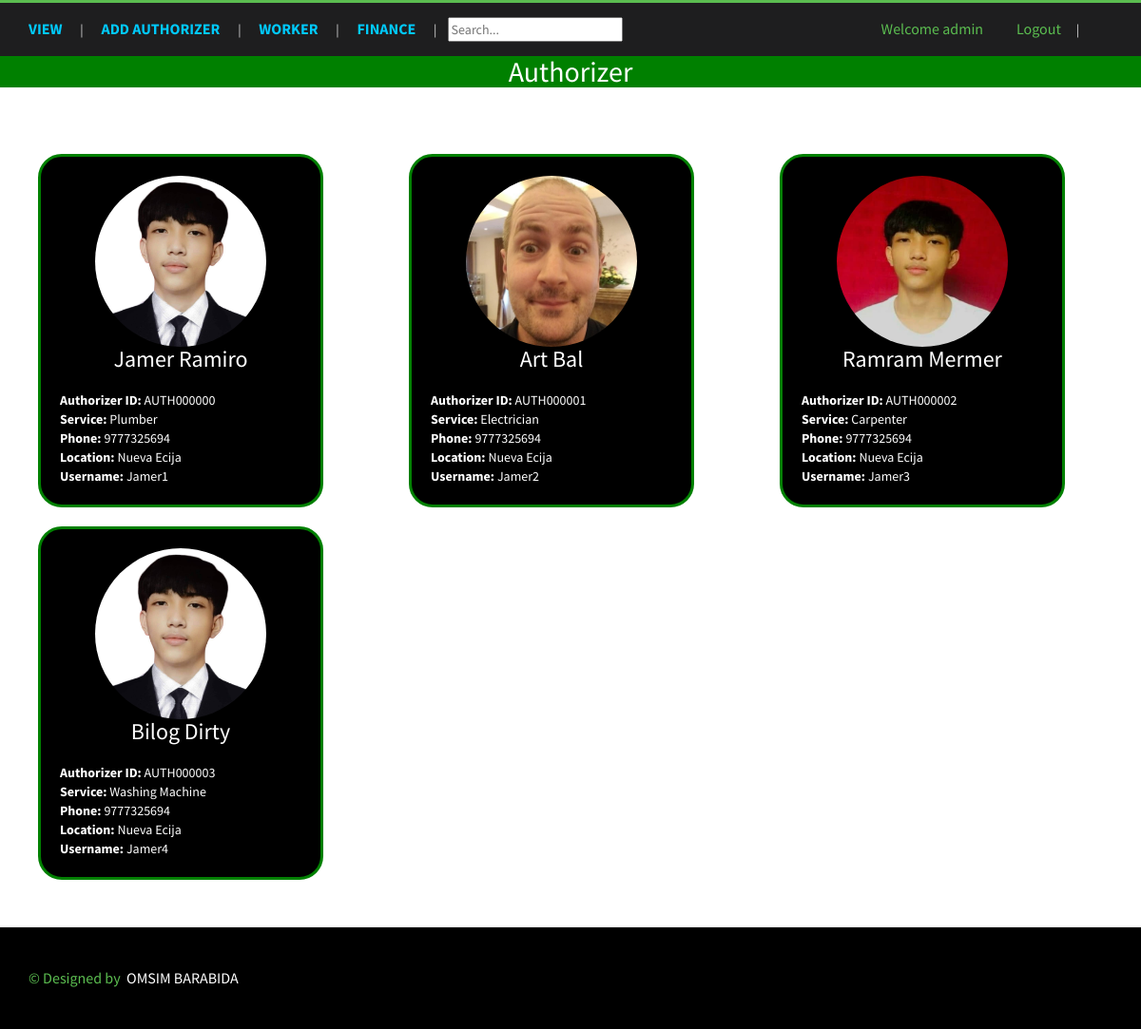
The page /admin/adminauthcheck.php (signed in) on the database its author committed.
### tables this page shows
CREATE TABLE `authoriser` (
  `id` varchar(10) NOT NULL,
  `firstname` varchar(15) NOT NULL,
  `lastname` varchar(20) NOT NULL,
  `request` varchar(20) NOT NULL,
  `phone` bigint(10) NOT NULL,
  `location` varchar(45) NOT NULL,
  `city` varchar(45) NOT NULL,
  `username` varchar(20) NOT NULL,
  `password` varchar(255) NOT NULL,
  `email` varchar(45) NOT NULL,
  `adminuser` varchar(20) DEFAULT NULL,
  `otp` varchar(255) DEFAULT NULL,
  `image` varchar(255) DEFAULT NULL,
  `p_p` varchar(255) DEFAULT 'user-default.png'
);

### admin/adminauthcheck.php (the view, shortened to what this page needs)
<?php include '../dbconn.php';
?>
<!DOCTYPE html>
<html>
<head>
    <link href="../css/bootstrap.css" rel='stylesheet' type='text/css' />
    <link href="../css/style_test1.css" rel="stylesheet" type="text/css" media="all" />
    <link href="../css/animate.css" rel='stylesheet' type='text/css' />
</head>
<body>
    <div class="header">
        <div class="menu-bar">
            <div class="container">
                <div class="top-menu">
                    <ul>
                        <li>
                            <div class="dropdown">
                                <a class="active">View</a>
                            </div>
                        </li>
                        |
                        <li>
                            <a href="add_auth.php">ADD AUTHORIZER</a>
                        </li>
                        |
                        <li>
                            <div class="dropdown">
                                <a class="active">Worker</a>
                            </div>
                        </li>
                        |
                        <li><a class="active" href="finance.php">Finance</a></li>
                        |
                        &nbsp;&nbsp;
                        <input type="text" id="searchInput" placeholder="Search...">
                    </ul>
                </div>
                <div class="login-section">
                    <ul>
                        <li><a class="active" href="#">Welcome
                                <?php echo $_SESSION['sess']; ?>
                            </a></li>
                        <li><a class="active" href="adminlogout.php">Logout</a></li>|
                    </ul>
                </div>
            </div>
        </div>
        <div class="bar">
            <h2 style="background-color: green; text-align: center; color:#fff;">Authorizer</h2>
        </div>
        <div class="main">
            <div class="main">
                <div class="container">
                    <div class="table-responsive">
                        <div class="wow fadeInDownBig" data-wow-delay="0.4s">
                            <div class="table-responsive">
                                <div class="row">
                                    <?php
                                    $query = mysqli_query($conn, "SELECT * FROM authoriser");
                                    if (mysqli_num_rows($query) > 0) {
                                        while ($row = mysqli_fetch_array($query)) {
                                            ?>
                                            <div class="col-md-4">
                                                <div class="card"
                                                    style="width: 30rem; background: #fff; border:3px solid green; border-radius:25px; background-color:black; color: white;">
                                                    <img class='card-img-top' src='<?php echo $row[12]; ?>'
                                                        style='width: 180px; height: 180px; border-radius:50%;'>
                                                    <div class="card-body">
                                                        <h3 class="card-title">
                                                            <?php echo $row[1] . " " . $row[2]; ?>
                                                        </h3>
                                                        <br>
                                                        <p class="card-text text-justify"><strong>Authorizer ID:</strong>
                                                            <?php echo $row[0]; ?>
                                                        </p>
                                                        <p class="card-text text-justify"><strong>Service:</strong>
                                                            <?php echo $row[3]; ?>
                                                        </p>
                                                        <p class="card-text text-justify"><strong>Phone:</strong>
                                                            <?php echo $row[4]; ?>
                                                        </p>
                                                        <p class="card-text text-justify"><strong>Location:</strong>
                                                            <?php echo $row[5]; ?>
                                                        </p>
                                                        <p class="card-text text-justify"><strong>Username:</strong>
                                                            <?php echo $row[7]; ?>
                                                        </p>
                                                    </div>
                                                </div>
                                            </div>
                                            <?php
                                        }
                                    } else {
                                        echo '<p class="display-1 text-center">No data found</p>';
                                    }
                                    ?>
                                </div>
                            </div>
                        </div>
                    </div>
                </div>
            </div>
        </div>
    </div>
    <br><br>
    <?php include '../include/footer.php'; ?>
</body>
</html>

### include/footer.php (shortened to what this page needs)
<div class="footer">
    <div class="container">
        <p class="wow fadeInLeft" data-wow-delay="0.4s">&copy; Designed by &nbsp;<a href="team/index.html">OMSIM
                BARABIDA</a></p>
    </div>
</div>

### css/style_test1.css (style rules this page uses)
body { padding:0; margin:0; font-family: 'Source Sans Pro', sans-serif; }
.active { color:#5BBD50; }
h1,h2,h3,h4,h5,h6 { margin:0; }
p { margin:0; }
ul { margin:0; padding:0; }
.header { border-top: 3px solid #5BBD50; }
.top-menu { float:left; color:#D9D9D9; }
.login-section { float:right; color:#D9D9D9; }
.top-menu ul li { display:inline-block; margin: 0 16px; }
.top-menu ul li:first-child { margin-left: 0; }
.top-menu ul li a { text-decoration:none; margin:0.5em 0; display:block; color: #00cafc; font-size:16px; font-weight:700; text-transform:uppercase; }
.login-section ul li { display:inline-block; margin: 0 16px; }
.login-section ul li a { margin:0.5em 0; display:block; color: #00cafc; font-size:16px; font-weight:500; }
.login-section ul li a.active { color:#5BBD50; }
.menu-bar { background:#1e1e1f; padding:0.6em 0; }
.main { margin-top: 60px; }
.footer { padding:3em 0; background:#4D4D4D; }
.footer p { color:#5BBD50; font-size:16px; font-weight:500; }
.footer a { color:#FFF; }
.card { flex-basis: 200px; padding: 20px; margin: 10px; background-color: #f0f0f0; text-align: center; }
.dropdown { position: relative; display: inline-block; }
* { box-sizing: border-box; }
.row:after { content: ""; display: table; clear: both; }
.active, .demo:hover { opacity: 1; }

### include/footer.php (style rules this page uses)
.footer { padding: 3em 0; background-color: #000; }

### rows shown on the page
authoriser: image (picture), firstname "Jamer", lastname "Ramiro", id "AUTH000000", request "Plumber", phone "9777325694", location "Nueva Ecija", username "Jamer1"
authoriser: image (picture), firstname "Art", lastname "Bal", id "AUTH000001", request "Electrician", phone "9777325694", location "Nueva Ecija", username "Jamer2"
authoriser: image (picture), firstname "Ramram", lastname "Mermer", id "AUTH000002", request "Carpenter", phone "9777325694", location "Nueva Ecija", username "Jamer3"
authoriser: image (picture), firstname "Bilog", lastname "Dirty", id "AUTH000003", request "Washing Machine", phone "9777325694", location "Nueva Ecija", username "Jamer4"

### other values the page prints
$_SESSION['sess'] "admin"
